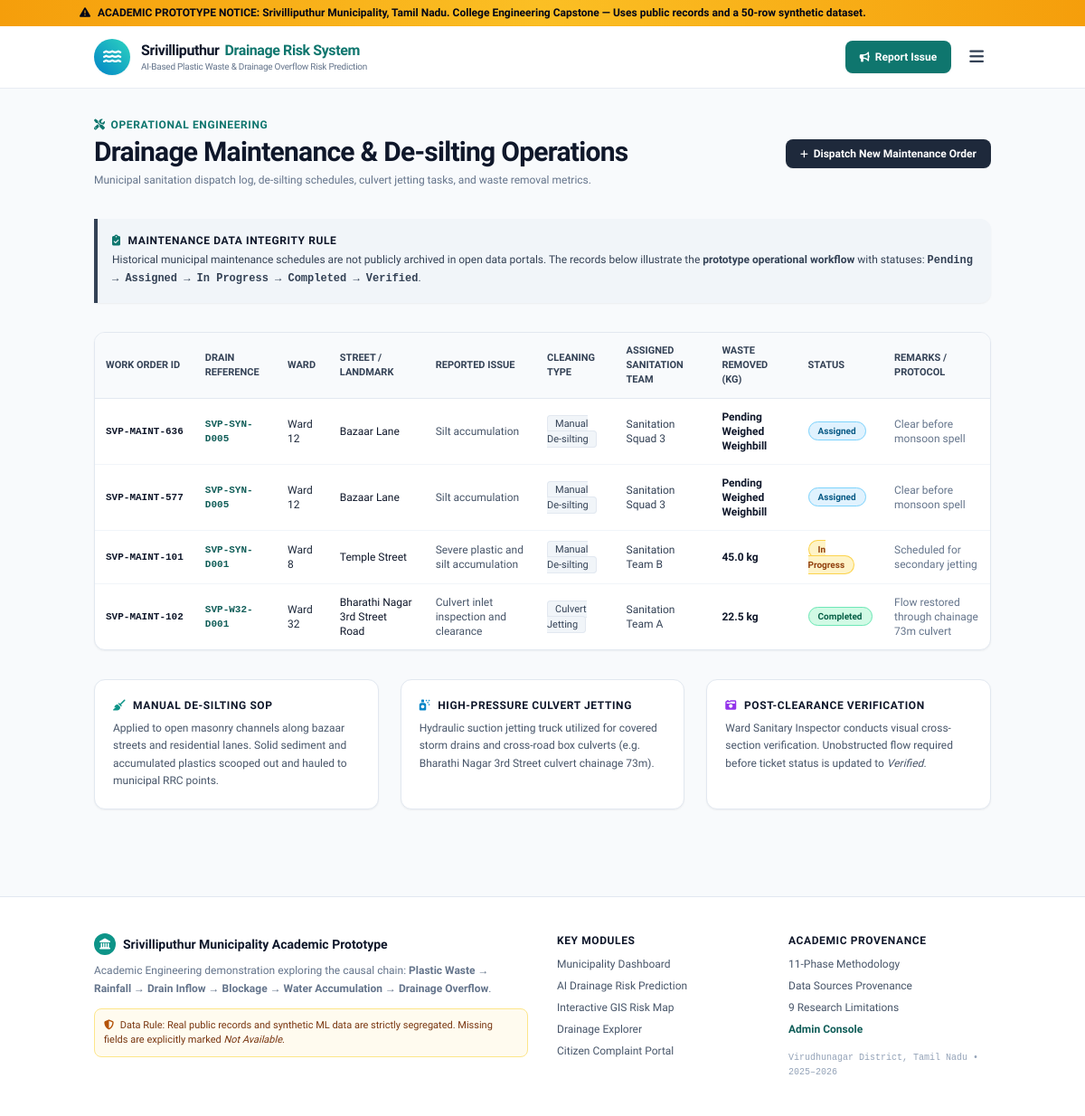
/maintenance, run on an earlier commit of the app's database.
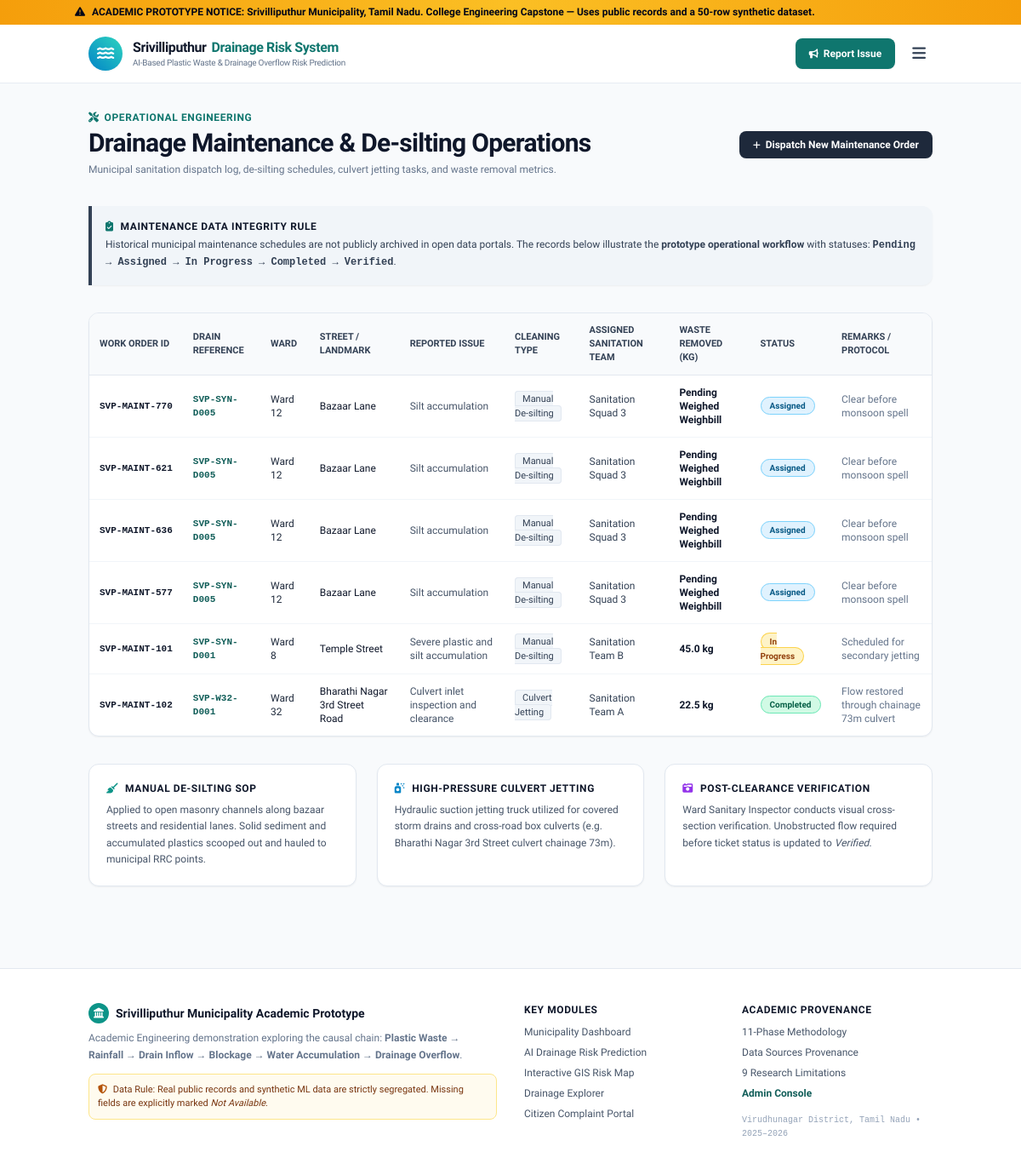
And on a later commit of the database.
### tables this page shows
CREATE TABLE maintenance_records (
        id INTEGER PRIMARY KEY AUTOINCREMENT,
        ticket_id TEXT UNIQUE NOT NULL,
        drain_id TEXT,
        ward_no INTEGER,
        street TEXT NOT NULL,
        issue_description TEXT NOT NULL,
        cleaning_type TEXT,
        cleaning_date TEXT,
        waste_removed_kg REAL,
        assigned_team TEXT,
        status TEXT NOT NULL DEFAULT 'Pending',
        completion_date TEXT,
        photo_evidence TEXT,
        remarks TEXT,
        updated_at TIMESTAMP DEFAULT CURRENT_TIMESTAMP
    );

### app.py (the view)
@app.route('/maintenance')
def maintenance():
    conn = get_db()
    c = conn.cursor()
    c.execute("SELECT * FROM maintenance_records ORDER BY updated_at DESC")
    records = [dict(row) for row in c.fetchall()]
    conn.close()
    return render_template('maintenance.html', records=records)

### app.py (called while the page is built)
def get_db():
    conn = sqlite3.connect(str(DB_PATH))
    conn.row_factory = sqlite3.Row
    return conn

@app.context_processor
def inject_global_context():
    return {
        'project_title': 'AI-Based Plastic Waste & Drainage Overflow Risk Prediction System',
        'municipality_name': 'Srivilliputhur Municipality',
        'state_name': 'Tamil Nadu',
        'prototype_disclaimer': 'Academic Demonstration Prototype — Built using public municipal records and a 50-row synthetic ML dataset. Not an official municipal deployment.',
        'current_year': '2026'
    }

    def __call__(self, environ, start_response):
        path = environ.get('PATH_INFO', '')
        for entry in ['/api/index.py', '/api/index']:
            if path == entry:
                environ['PATH_INFO'] = '/'
                break
            elif path.startswith(entry + '/'):
                environ['PATH_INFO'] = path[len(entry):]
                break
        return self.wsgi_app(environ, start_response)

### templates/maintenance.html (shortened to what this page needs)
{% extends "base.html" %}
{% block content %}
<div class="container mx-auto px-4 py-8">
  <div class="flex flex-col md:flex-row md:items-center justify-between gap-4 mb-8">
    <div>
      <div class="text-xs font-bold text-teal-700 uppercase tracking-wider mb-1 flex items-center gap-1.5">
        <i class="fa-solid fa-screwdriver-wrench"></i> Operational Engineering
      </div>
      <h1 class="text-2xl md:text-3xl font-extrabold text-slate-900 tracking-tight">
        Drainage Maintenance & De-silting Operations
      </h1>
      <p class="text-xs text-slate-500 mt-1 leading-relaxed">
        Municipal sanitation dispatch log, de-silting schedules, culvert jetting tasks, and waste removal metrics.
      </p>
    </div>
    <a href="{{ url_for('admin') }}" class="px-4 py-2 bg-slate-800 hover:bg-slate-700 text-white rounded-lg text-xs font-semibold shadow-sm transition flex items-center gap-1.5 self-start md:self-auto">
      <i class="fa-solid fa-plus text-[10px]"></i> Dispatch New Maintenance Order
    </a>
  </div>
  <div class="p-4 bg-slate-100 border-l-4 border-slate-700 rounded-r-xl mb-8 shadow-sm text-xs text-slate-700">
    <div class="flex items-center gap-2 font-bold text-slate-900 uppercase tracking-wider mb-1">
      <i class="fa-solid fa-clipboard-check text-teal-700"></i> Maintenance Data Integrity Rule
    </div>
    <p class="leading-relaxed">
      Historical municipal maintenance schedules are not publicly archived in open data portals. The records below illustrate the <strong>prototype operational workflow</strong> with statuses: <span class="font-bold font-mono">Pending &rarr; Assigned &rarr; In Progress &rarr; Completed &rarr; Verified</span>.
    </p>
  </div>
  <div class="bg-white border border-slate-200 rounded-xl shadow-sm overflow-hidden mb-8">
    <div class="overflow-x-auto">
      <table class="w-full text-xs text-left">
        <thead class="bg-slate-50 text-slate-700 font-semibold border-b border-slate-200 uppercase text-[11px]">
          <tr>
            <th class="px-3 py-3">Work Order ID</th>
            <th class="px-3 py-3">Drain Reference</th>
            <th class="px-3 py-3">Ward</th>
            <th class="px-3 py-3">Street / Landmark</th>
            <th class="px-3 py-3">Reported Issue</th>
            <th class="px-3 py-3">Cleaning Type</th>
            <th class="px-3 py-3">Assigned Sanitation Team</th>
            <th class="px-3 py-3">Waste Removed (kg)</th>
            <th class="px-3 py-3">Status</th>
            <th class="px-3 py-3">Remarks / Protocol</th>
          </tr>
        </thead>
        <tbody class="divide-y divide-slate-100">
          {% for m in records %}
          <tr class="hover:bg-slate-50 transition">
            <td class="px-3 py-3 font-bold text-slate-900 font-mono text-[11px] whitespace-nowrap">{{ m.ticket_id }}</td>
            <td class="px-3 py-3 font-mono text-[11px] text-teal-800 font-semibold">{{ m.drain_id if m.drain_id else 'General Ward Asset' }}</td>
            <td class="px-3 py-3">Ward {{ m.ward_no }}</td>
            <td class="px-3 py-3 font-medium text-slate-900">{{ m.street }}</td>
            <td class="px-3 py-3 text-slate-600">{{ m.issue_description }}</td>
            <td class="px-3 py-3">
              <span class="px-2 py-0.5 rounded text-[11px] font-medium bg-slate-100 text-slate-700 border border-slate-200">
                {{ m.cleaning_type if m.cleaning_type else 'Manual De-silting' }}
              </span>
            </td>
            <td class="px-3 py-3 text-slate-700 font-medium">{{ m.assigned_team if m.assigned_team else 'Pending Squad Assignment' }}</td>
            <td class="px-3 py-3 font-bold text-slate-900">
              {{ m.waste_removed_kg ~ ' kg' if m.waste_removed_kg else 'Pending Weighed Weighbill' }}
            </td>
            <td class="px-3 py-3">
              <span class="px-2.5 py-1 rounded-full text-[10px] font-bold {% if m.status == 'Completed' %}bg-emerald-100 text-emerald-800 border border-emerald-300{% elif m.status == 'In Progress' %}bg-amber-100 text-amber-800 border border-amber-300{% else %}bg-sky-100 text-sky-800 border border-sky-300{% endif %}">
                {{ m.status }}
              </span>
            </td>
            <td class="px-3 py-3 text-slate-500 max-w-xs">{{ m.remarks if m.remarks else 'Standard municipal sanitation SOP.' }}</td>
          </tr>
          {% endfor %}
        </tbody>
      </table>
    </div>
  </div>
  <div class="grid grid-cols-1 md:grid-cols-3 gap-6">
    <div class="bg-white border border-slate-200 rounded-xl p-5 shadow-sm">
      <div class="text-xs font-bold text-slate-900 uppercase tracking-wider mb-2 flex items-center gap-2">
        <i class="fa-solid fa-broom text-teal-600"></i> Manual De-silting SOP
      </div>
      <p class="text-xs text-slate-600 leading-relaxed">
        Applied to open masonry channels along bazaar streets and residential lanes. Solid sediment and accumulated plastics scooped out and hauled to municipal RRC points.
      </p>
    </div>
    <div class="bg-white border border-slate-200 rounded-xl p-5 shadow-sm">
      <div class="text-xs font-bold text-slate-900 uppercase tracking-wider mb-2 flex items-center gap-2">
        <i class="fa-solid fa-spray-can-sparkles text-sky-600"></i> High-Pressure Culvert Jetting
      </div>
      <p class="text-xs text-slate-600 leading-relaxed">
        Hydraulic suction jetting truck utilized for covered storm drains and cross-road box culverts (e.g. Bharathi Nagar 3rd Street culvert chainage 73m).
      </p>
    </div>
    <div class="bg-white border border-slate-200 rounded-xl p-5 shadow-sm">
      <div class="text-xs font-bold text-slate-900 uppercase tracking-wider mb-2 flex items-center gap-2">
        <i class="fa-solid fa-camera-retro text-purple-600"></i> Post-Clearance Verification
      </div>
      <p class="text-xs text-slate-600 leading-relaxed">
        Ward Sanitary Inspector conducts visual cross-section verification. Unobstructed flow required before ticket status is updated to <em>Verified</em>.
      </p>
    </div>
  </div>
</div>
{% endblock %}

### templates/base.html (shortened to what this page needs)
<!DOCTYPE html>
<html lang="en">
<head>
  <script src="https://cdn.tailwindcss.com"></script>
  <link rel="stylesheet" href="https://cdnjs.cloudflare.com/ajax/libs/font-awesome/6.5.1/css/all.min.css">
  <link rel="stylesheet" href="{{ url_for('static', filename='css/custom.css') }}">
  <link rel="stylesheet" href="https://cdnjs.cloudflare.com/ajax/libs/leaflet/1.9.4/leaflet.min.css" />
</head>
<body class="bg-slate-50 text-slate-800 min-h-screen flex flex-col antialiased">
  <div class="bg-gradient-to-r from-amber-500 via-amber-400 to-amber-500 text-slate-950 px-4 py-1.5 text-xs font-semibold shadow-sm border-b border-amber-500/30">
    <div class="container mx-auto flex items-center gap-2">
      <i class="fa-solid fa-triangle-exclamation text-slate-950"></i>
      <span><strong>ACADEMIC PROTOTYPE NOTICE:</strong> Srivilliputhur Municipality, Tamil Nadu. College Engineering Capstone — Uses public records and a 50-row synthetic dataset.</span>
    </div>
  </div>
  <header class="bg-white/95 backdrop-blur-md text-slate-800 sticky top-0 z-50 border-b border-slate-200/80 shadow-xs">
    <div class="container mx-auto px-4 py-3">
      <div class="flex items-center justify-between gap-4">
        <a href="{{ url_for('index') }}" class="flex items-center gap-3 group flex-shrink-0">
          <div class="w-10 h-10 rounded-full bg-gradient-to-tr from-sky-600 to-teal-400 flex items-center justify-center text-white text-lg shadow-sm group-hover:scale-105 transition">
            <i class="fa-solid fa-water"></i>
          </div>
          <div>
            <div class="text-base font-extrabold text-slate-900 leading-tight tracking-tight flex items-center gap-1.5">
              <span>Srivilliputhur</span>
              <span class="text-teal-700 font-black">Drainage Risk System</span>
            </div>
            <div class="text-[10px] text-slate-500 font-medium tracking-tight">AI-Based Plastic Waste & Drainage Overflow Risk Prediction</div>
          </div>
        </a>
        <div class="flex items-center gap-3">
          <a href="{{ url_for('report') }}" class="px-4 py-2.5 rounded-lg bg-teal-700 hover:bg-teal-800 text-white font-bold text-xs shadow-sm transition flex items-center gap-1.5">
            <i class="fa-solid fa-bullhorn text-[11px]"></i>
            <span>Report Issue</span>
          </a>
          <div class="xl:hidden flex items-center">
            <button id="mobile-menu-btn" class="p-2 rounded-lg text-slate-700 hover:bg-slate-100">
              <i class="fa-solid fa-bars text-lg"></i>
            </button>
          </div>
        </div>
      </div>
    </div>
  </header>
  <main class="flex-grow">
    {% block content %}{% endblock %}
  </main>
  <footer class="bg-white text-slate-600 text-xs py-10 border-t border-slate-200 mt-16">
    <div class="container mx-auto px-4 grid grid-cols-1 md:grid-cols-4 gap-8">
      <div class="md:col-span-2">
        <div class="flex items-center gap-2 text-slate-900 font-bold text-sm mb-2">
          <div class="w-6 h-6 rounded-full bg-teal-600 text-white flex items-center justify-center text-xs">
            <i class="fa-solid fa-landmark"></i>
          </div>
          <span>Srivilliputhur Municipality Academic Prototype</span>
        </div>
        <p class="leading-relaxed max-w-lg mb-3 text-slate-500 text-xs">
          Academic Engineering demonstration exploring the causal chain: <strong>Plastic Waste &rarr; Rainfall &rarr; Drain Inflow &rarr; Blockage &rarr; Water Accumulation &rarr; Drainage Overflow</strong>.
        </p>
        <div class="text-[11px] text-amber-900 bg-amber-50/80 p-2.5 rounded-lg border border-amber-200 max-w-lg">
          <i class="fa-solid fa-shield-halved text-amber-700 mr-1"></i> Data Rule: Real public records and synthetic ML data are strictly segregated. Missing fields are explicitly marked <em>Not Available</em>.
        </div>
      </div>
      <div>
        <h4 class="text-slate-900 font-bold text-xs uppercase tracking-wider mb-2.5">Key Modules</h4>
        <ul class="space-y-2 text-xs">
          <li><a href="{{ url_for('dashboard') }}" class="hover:text-teal-700 transition">Municipality Dashboard</a></li>
          <li><a href="{{ url_for('prediction') }}" class="hover:text-teal-700 transition">AI Drainage Risk Prediction</a></li>
          <li><a href="{{ url_for('risk_map') }}" class="hover:text-teal-700 transition">Interactive GIS Risk Map</a></li>
          <li><a href="{{ url_for('drains') }}" class="hover:text-teal-700 transition">Drainage Explorer</a></li>
          <li><a href="{{ url_for('report') }}" class="hover:text-teal-700 transition">Citizen Complaint Portal</a></li>
        </ul>
      </div>
      <div>
        <h4 class="text-slate-900 font-bold text-xs uppercase tracking-wider mb-2.5">Academic Provenance</h4>
        <ul class="space-y-2 text-xs">
          <li><a href="{{ url_for('methodology') }}" class="hover:text-teal-700 transition">11-Phase Methodology</a></li>
          <li><a href="{{ url_for('sources') }}" class="hover:text-teal-700 transition">Data Sources Provenance</a></li>
          <li><a href="{{ url_for('limitations') }}" class="hover:text-teal-700 transition">9 Research Limitations</a></li>
          <li><a href="{{ url_for('admin') }}" class="hover:text-teal-700 transition font-semibold text-teal-800">Admin Console</a></li>
        </ul>
        <div class="mt-4 text-[10px] text-slate-400 font-mono">
          Virudhunagar District, Tamil Nadu &bull; 2025–2026
        </div>
      </div>
    </div>
  </footer>
</body>
</html>

### static/css/custom.css (style rules this page uses)
body { font-family: 'Plus Jakarta Sans', 'Inter', sans-serif; background-color: #f8fafc; color: #1e293b; }
code, pre, .font-mono { font-family: 'JetBrains Mono', monospace; }

What changed in the data, as far as the page shows it:
added maintenance_records: ticket_id "SVP-MAINT-770", drain "SVP-SYN-D005", ward_no "12", street "Bazaar Lane", issue_description "Silt accumulation", cleaning_type "Manual De-silting", assigned_team "Sanitation Squad 3", waste_removed_kg "Pending Weighed Weighbill", status "Assigned", remarks "Clear before monsoon spell"
added maintenance_records: ticket_id "SVP-MAINT-621", drain "SVP-SYN-D005", ward_no "12", street "Bazaar Lane", issue_description "Silt accumulation", cleaning_type "Manual De-silting", assigned_team "Sanitation Squad 3", waste_removed_kg "Pending Weighed Weighbill", status "Assigned", remarks "Clear before monsoon spell"
